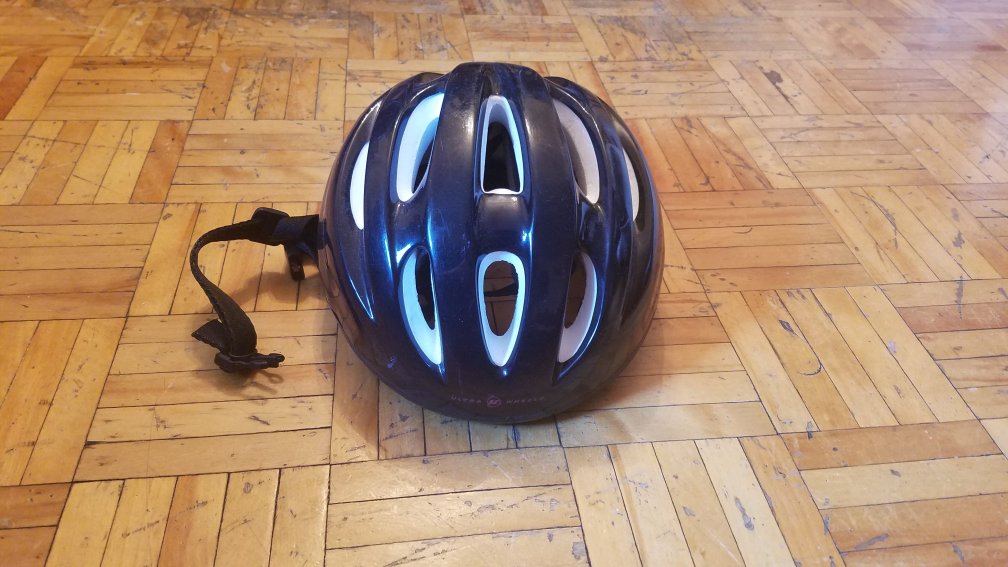
#> input picture examples/helmet/h1.jpg, 4032 x 2268 px (shown at 1/4 size)
$ python -i q10.py   (imports and definitions only)
#> lines starting #> are read from the running program, lines starting #| are printed output that depends on the picture
import numpy as np
import cv2
import glob
from matplotlib import pyplot as plt
import argparse
import time
import re

import q8, q9

from collections import namedtuple

Match = namedtuple('Match', 'x y x_prime y_prime')

Orginal_image_shape = (0, 0)


# [14 lines left out: function get_tranfromed_imgs, not called in this run]

def pad_for_current_level(img_list, right=False):
    """
    pad the images using the original width of the base image
    :param img_list: images to pad
    :param right: what side we should pad
    :return:
    """
    rows, cols = Orginal_image_shape
    new_img_list = []
    for p in img_list:
        if (right):
            new_img_list.append(np.pad(p, ((0, 100), (0, cols))))
        else:
            new_img_list.append(np.pad(p, ((0, 100), (cols, 0))))

    return new_img_list


def recur_stitch(imgs, plot=False, right=False):
    """
    stitches two successive images one after another
    :param imgs: images to stitch
    :param plot: option to display the stitching process
    :param right: what side we should be snitching by
    :return: return the final stitched image
    """

    new_imgs = pad_for_current_level(imgs, right=right)

    for i in range(1, len(imgs)):
        if (right):
            t_img = get_tranfromed_imgs(new_imgs[i], new_imgs[i - 1], new_imgs[0].shape)
        else:
            t_img = get_tranfromed_imgs(new_imgs[i - 1], new_imgs[i], new_imgs[0].shape)
        new_imgs[i] = t_img
        new_imgs = pad_for_current_level(new_imgs, right=right)

    if (plot):
        fig, ax = plt.subplots()

        ax.imshow(new_imgs[len(imgs) - 1], cmap='gray')

        plt.show()

    return new_imgs[len(imgs) - 1]


# [85 lines left out: functions pad_same_width, crop_img, final_stitch, show_img, not called in this run]


# [46 lines not run here, left out]

>>> import cv2
>>> picture = cv2.imread('examples/helmet/h1.jpg', cv2.IMREAD_GRAYSCALE)
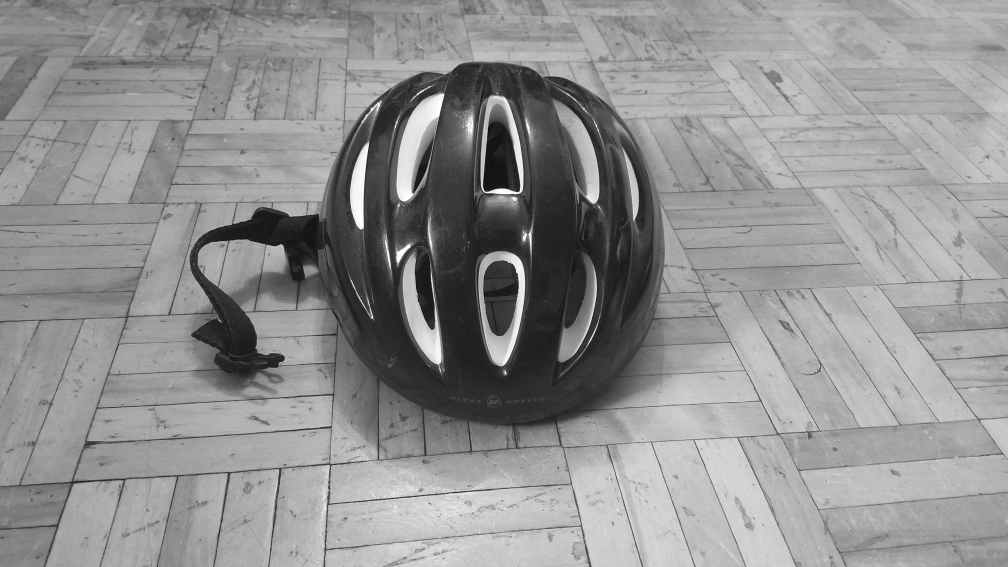
#> picture: shape (2268, 4032) (shown at 1/4 size); min 0, max 255, mean 145.3
>>> result = recur_stitch(picture)
#> the loop in pad_for_current_level, `for p in img_list:` made 1 pass
#> after the loop in pad_for_current_level, `for p in img_list:`: new_img_list = []
#> (the run stopped early here; a loop or call above may not have finished)
